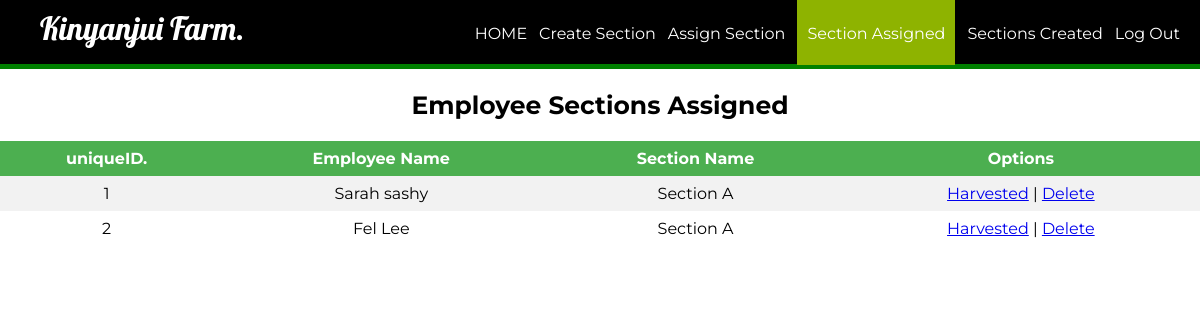
The page /manager/managerViewSectionAssigned.php on the database as committed earlier.
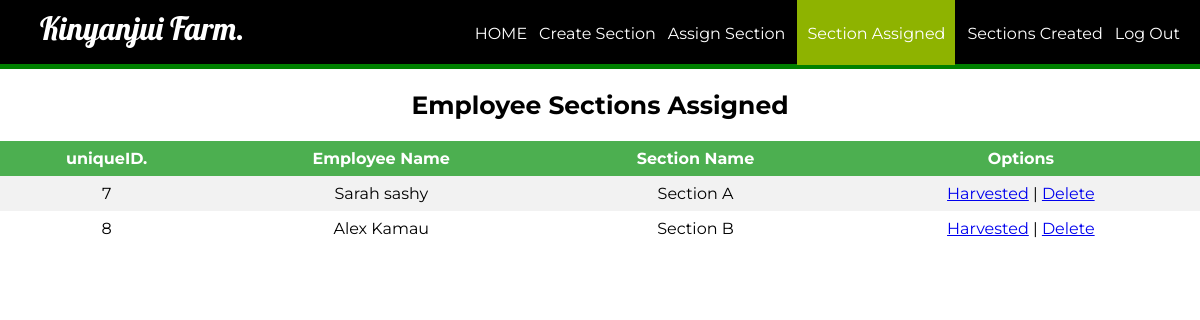
The same page on the database as committed later.
### tables this page shows
CREATE TABLE `farm_section_assigned` (
  `id` int(11) NOT NULL,
  `section_assigned` varchar(255) NOT NULL,
  `empName` varchar(255) NOT NULL,
  `employee_id` int(11) NOT NULL
);

### manager/managerViewSectionAssigned.php (the view, shortened to what this page needs)
<?php
	require_once ('../process/dbh.php');
	$id = (isset($_GET['id']) ? $_GET['id'] : '');
	$sql = "SELECT * FROM farm_section_assigned";
$result = mysqli_query($conn, $sql);
?>
<html>
<head>
	<link rel="stylesheet" type="text/css" href="../stylescss/manager_login_style.css">
</head>
<body>
	<header>
		<nav>
			<h1>Kinyanjui Farm.</h1>
			<ul id="navli">
			    <li><a class="homeblack" href="managerHome.php?id=<?php echo $id?>"">HOME</a></li>
                <li><a class="homeblack" href="managerFarmSection.php?id=<?php echo $id?>"">Create Section</a></li>
                <li><a class="homeblack" href="managerTaskStatus.php?id=<?php echo $id?>"">Assign Section</a></li>
                <li><a class="homered" href="managerViewSectionAssigned.php?id=<?php echo $id?>"">Section Assigned</a></li>
                <li><a class="homeblack" href="managerViewFarmSections.php?id=<?php echo $id?>"">Sections Created</a></li>
				<li><a class="homeblack" href="managerlogin.html">Log Out</a></li>
			</ul>
		</nav>
	</header>
	<div class="divider"></div>
	<div id="divimg">
	<div>
		    	<h2 style="font-family: 'Montserrat', sans-serif; font-size: 25px; text-align: center;">Employee Sections Assigned </h2>
    	<table>
			<tr bgcolor="#000">
				<th align = "center">uniqueID.</th>
				<th align = "center">Employee Name</th>
				<th align = "center">Section Name</th>
				<th align = "center">Options</th>
			</tr>
			<?php
				while ($section = mysqli_fetch_assoc($result)) {
					echo "<tr>";
					echo "<td>".$section['id']."</td>";
					echo "<td>".$section['empName']."</td>";
					echo "<td>".$section['section_assigned']."</td>";
                    echo "<td><a href=\"harvestedByEmployee.php?id=$section[id]\">Harvested</a> | <a href=\"deleteSectionAssigned.php?id=$section[id]\" onClick=\"return confirm('Are you sure you want to delete this section?')\">Delete</a></td>";
				}
			?>
		</table>
<br>
<br>
<br>
<br>
<br>
	</div>
	</div>
</body>
</html>

Rows that differ between the two databases and show on the page:
removed farm_section_assigned: id "1", empName "Sarah sashy", section_assigned "Section A"
removed farm_section_assigned: id "2", empName "Fel Lee", section_assigned "Section A"
added farm_section_assigned: id "7", empName "Sarah sashy", section_assigned "Section A"
added farm_section_assigned: id "8", empName "Alex Kamau", section_assigned "Section B"
